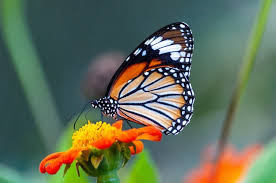
#> input picture imginfo/pic.jpg, 276 x 183 px
$ python showimage.py ../imginfo/pic.jpg
#> lines starting #> are read from the running program, lines starting #| are printed output that depends on the picture; after the words box and inside, x2 and y2 are one past the last pixel; in counts of white or black regions, pixels touching at a corner belong together
import cv2
from PIL import Image
from PIL import ExifTags
import argparse
import numpy as np
from pathlib import Path

parser = argparse.ArgumentParser(
    description="Show image in a window"
)

parser.add_argument(
    "image",
    help="Path to image file"
)

args = parser.parse_args()

image_path = Path(args.image)

if not image_path.exists():
    print("File does not exist")

elif not image_path.is_file():
    print("Path is not a file")

else:
    print("File exists")

    image = cv2.imread(str(image_path))
#> image is the input picture: shape (183, 276, 3); mean B, G, R 89.8, 109.4, 97.3

    pil_image = Image.open(image_path)

    if image is None:
        print("File is not a valid image")

    else:
        print("Image loaded successfully")

        height, width = image.shape[:2]
#> height = 183; width = 276

        if image.ndim == 3:
            channels = image.shape[2]
#> channels = 3
        else:
            channels = 1

        aspect_ratio = width / height
#> aspect_ratio = 1.51

        bytes_per_channel = image.itemsize
#> bytes_per_channel = 1
        bytes_per_pixel = bytes_per_channel * channels
#> bytes_per_pixel = 3

        is_color = image.ndim == 3
#> is_color = True

        min_value = image.min()
#> min_value = 0
        max_value = image.max()
#> max_value = 255
        mean_value = image.mean()
#> mean_value = 98.84

        image_format = pil_image.format
#> image_format = 'JPEG'
        image_mode = pil_image.mode
#> image_mode = 'RGB'

        file_size = image_path.stat().st_size

        if file_size < 1024:
            file_size_text = f"{file_size} B"
        elif file_size < 1024 * 1024:
            file_size_text = f"{file_size / 1024:.2f} KB"
        else:
            file_size_text = f"{file_size / (1024 * 1024):.2f} MB"

        extension = image_path.suffix

        absolute_path = image_path.resolve()

        frame_count = getattr(pil_image, "n_frames", 1)
#> frame_count = 1

        exif = pil_image.getexif()

        camera_model = "Unknown"
        capture_date = "Unknown"

        if exif:

            for tag_id, value in exif.items():

                tag = ExifTags.TAGS.get(tag_id, tag_id)

                if tag == "Model":
                    camera_model = value

                elif tag == "DateTime":
                    capture_date = value

        max_image_width = 900
        max_image_height = 700

        scale = min(
            max_image_width / width,
            max_image_height / height,
            1.0
        )
#> scale = 1

        display_image = cv2.resize(
            image,
            None,
            fx=scale,
            fy=scale
        )

        display_height, display_width = display_image.shape[:2]
#> display_height = 183; display_width = 276

        info_width = 420

        line_height = 30
        info_lines = 16

        required_height = 80 + info_lines * line_height

        canvas_height = max(
            display_height,
            required_height
        )
#> canvas_height = 560

        canvas = np.zeros(
            (
                canvas_height,
                display_width + info_width,
                3
            ),
            dtype=np.uint8
        )

        canvas[
            0:display_height,
            info_width:info_width + display_width
        ] = display_image
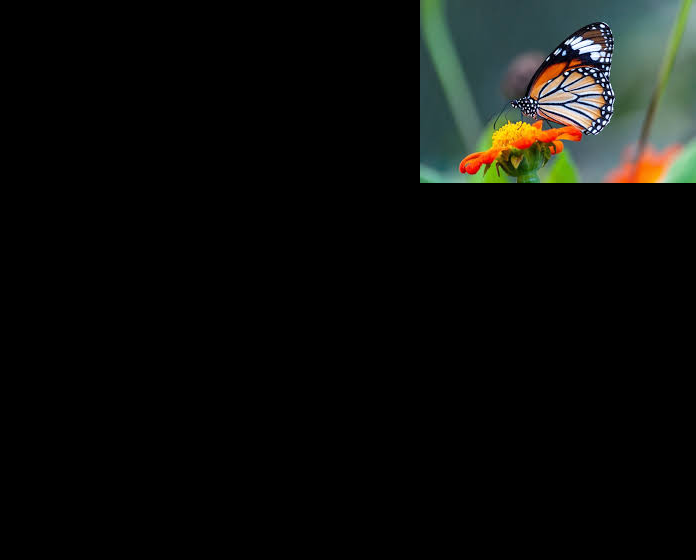
#> canvas: shape (560, 696, 3); mean B, G, R 11.6, 14.2, 12.6

        cv2.line(
            canvas,
            (info_width, 0),
            (info_width, canvas_height),
            (120, 120, 120),
            2
        )

        text_x = 20
        text_y = 40

        label_x = 20
        value_x = 240

        cv2.putText(
            canvas,
            "Image Information",
            (text_x, text_y),
            cv2.FONT_HERSHEY_SIMPLEX,
            0.8,
            (255, 255, 255),
            2
        )

        cv2.line(
            canvas,
            (10, 55),
            (info_width - 10, 55),
            (120, 120, 120),
            1
        )

        text_y += line_height * 2

        cv2.putText(
            canvas,
            "IMAGE",
            (20, text_y),
            cv2.FONT_HERSHEY_SIMPLEX,
            0.7,
            (0, 255, 255),
            2
        )

        text_y += 12

        cv2.line(
            canvas,
            (20, text_y),
            (info_width - 20, text_y),
            (80, 80, 80),
            1
        )

        text_y += line_height

        cv2.putText(
            canvas,
            "Shape",
            (label_x, text_y),
            cv2.FONT_HERSHEY_SIMPLEX,
            0.55,
            (255, 255, 255),
            1
        )
#> canvas: shape (560, 696, 3); mean B, G, R 13.4, 16.3, 14.8

        cv2.putText(
            canvas,
            str(image.shape),
            (value_x, text_y),
            cv2.FONT_HERSHEY_SIMPLEX,
            0.55,
            (0, 255, 0),
            1
        )
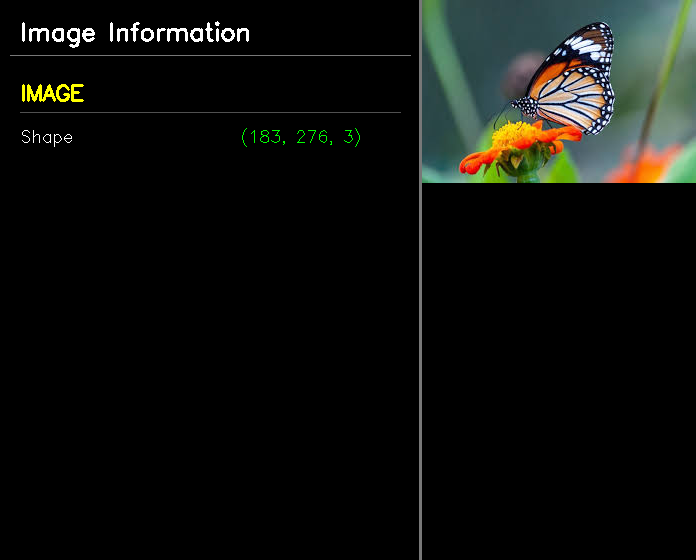
#> canvas: shape (560, 696, 3); mean B, G, R 13.4, 16.4, 14.8

        text_y += line_height

        cv2.putText(
            canvas,
            "Height",
            (label_x, text_y),
            cv2.FONT_HERSHEY_SIMPLEX,
            0.55,
            (255, 255, 255),
            1
        )
#> canvas: shape (560, 696, 3); 0.04% of pixels changed, all inside (x1, y1, x2, y2) = (22, 160, 74, 177)

        cv2.putText(
            canvas,
            str(height),
            (value_x, text_y),
            cv2.FONT_HERSHEY_SIMPLEX,
            0.55,
            (0, 255, 0),
            1
        )

        text_y += line_height

        cv2.putText(
            canvas,
            "Width",
            (label_x, text_y),
            cv2.FONT_HERSHEY_SIMPLEX,
            0.55,
            (255, 255, 255),
            1
        )
#> canvas: shape (560, 696, 3); mean B, G, R 13.6, 16.7, 14.9

        cv2.putText(
            canvas,
            str(width),
            (value_x, text_y),
            cv2.FONT_HERSHEY_SIMPLEX,
            0.55,
            (0, 255, 0),
            1
        )
#> canvas: shape (560, 696, 3); mean B, G, R 13.6, 16.7, 14.9

        text_y += line_height

        cv2.putText(
            canvas,
            "Channels",
            (label_x, text_y),
            cv2.FONT_HERSHEY_SIMPLEX,
            0.55,
            (255, 255, 255),
            1
        )

        cv2.putText(
            canvas,
            str(channels),
            (value_x, text_y),
            cv2.FONT_HERSHEY_SIMPLEX,
            0.55,
            (0, 255, 0),
            1
        )
#> canvas: shape (560, 696, 3); mean B, G, R 13.7, 16.9, 15

        text_y += line_height

        cv2.putText(
            canvas,
            "Dimensions",
            (label_x, text_y),
            cv2.FONT_HERSHEY_SIMPLEX,
            0.55,
            (255, 255, 255),
            1
        )

        cv2.putText(
            canvas,
            str(image.ndim),
            (value_x, text_y),
            cv2.FONT_HERSHEY_SIMPLEX,
            0.55,
            (0, 255, 0),
            1
        )
#> canvas: shape (560, 696, 3); mean B, G, R 13.8, 17, 15.2

        text_y += line_height

        cv2.putText(
            canvas,
            "MEMORY",
            (20, text_y),
            cv2.FONT_HERSHEY_SIMPLEX,
            0.7,
            (255, 255, 0),
            2
        )

        text_y += 12

        cv2.line(
            canvas,
            (20, text_y),
            (info_width - 20, text_y),
            (80, 80, 80),
            1
        )

        text_y += line_height

        cv2.putText(
            canvas,
            "Data type",
            (label_x, text_y),
            cv2.FONT_HERSHEY_SIMPLEX,
            0.55,
            (255, 255, 255),
            1
        )

        cv2.putText(
            canvas,
            str(image.dtype),
            (value_x, text_y),
            cv2.FONT_HERSHEY_SIMPLEX,
            0.55,
            (0, 255, 0),
            1
        )
#> canvas: shape (560, 696, 3); mean B, G, R 14.5, 17.8, 15.4

        text_y += line_height

        cv2.putText(
            canvas,
            "Elements",
            (label_x, text_y),
            cv2.FONT_HERSHEY_SIMPLEX,
            0.55,
            (255, 255, 255),
            1
        )

        cv2.putText(
            canvas,
            str(image.size),
            (value_x, text_y),
            cv2.FONT_HERSHEY_SIMPLEX,
            0.55,
            (0, 255, 0),
            1
        )
#> canvas: shape (560, 696, 3); mean B, G, R 14.7, 18, 15.5

        text_y += line_height

        cv2.putText(
            canvas,
            "Memory",
            (label_x, text_y),
            cv2.FONT_HERSHEY_SIMPLEX,
            0.55,
            (255, 255, 255),
            1
        )

        cv2.putText(
            canvas,
            f"{image.nbytes} bytes",
            (value_x, text_y),
            cv2.FONT_HERSHEY_SIMPLEX,
            0.55,
            (0, 255, 0),
            1
        )

        text_y += line_height

        cv2.putText(
            canvas,
            "File size",
            (label_x, text_y),
            cv2.FONT_HERSHEY_SIMPLEX,
            0.55,
            (255, 255, 255),
            1
        )

        cv2.putText(
            canvas,
            file_size_text,
            (value_x, text_y),
            cv2.FONT_HERSHEY_SIMPLEX,
            0.55,
            (0, 255, 0),
            1
        )

        text_y += line_height

        cv2.putText(
            canvas,
            "Aspect ratio",
            (label_x, text_y),
            cv2.FONT_HERSHEY_SIMPLEX,
            0.55,
            (255, 255, 255),
            1
        )

        cv2.putText(
            canvas,
            f"{aspect_ratio:.2f}",
            (value_x, text_y),
            cv2.FONT_HERSHEY_SIMPLEX,
            0.55,
            (0, 255, 0),
            1
        )
#> canvas: shape (560, 696, 3); mean B, G, R 15, 18.7, 15.9

        text_y += line_height

        cv2.putText(
            canvas,
            "Bytes/pixel",
            (label_x, text_y),
            cv2.FONT_HERSHEY_SIMPLEX,
            0.55,
            (255, 255, 255),
            1
        )

        cv2.putText(
            canvas,
            str(bytes_per_pixel),
            (value_x, text_y),
            cv2.FONT_HERSHEY_SIMPLEX,
            0.55,
            (0, 255, 0),
            1
        )
#> canvas: shape (560, 696, 3); mean B, G, R 15.2, 18.9, 16

        text_y += line_height

        cv2.putText(
            canvas,
            "STATISTICS",
            (20, text_y),
            cv2.FONT_HERSHEY_SIMPLEX,
            0.7,
            (0, 255, 0),
            2
        )

        text_y += 12

        cv2.line(
            canvas,
            (20, text_y),
            (info_width - 20, text_y),
            (80, 80, 80),
            1
        )

        text_y += line_height

        cv2.putText(
            canvas,
            "Color image",
            (label_x, text_y),
            cv2.FONT_HERSHEY_SIMPLEX,
            0.55,
            (255, 255, 255),
            1
        )

        cv2.putText(
            canvas,
            str(is_color),
            (value_x, text_y),
            cv2.FONT_HERSHEY_SIMPLEX,
            0.55,
            (0, 255, 0),
            1
        )
#> canvas: shape (560, 696, 3); mean B, G, R 15.4, 19.8, 16.3

        text_y += line_height

        cv2.putText(
            canvas,
            "Min value",
            (label_x, text_y),
            cv2.FONT_HERSHEY_SIMPLEX,
            0.55,
            (255, 255, 255),
            1
        )

        cv2.putText(
            canvas,
            str(min_value),
            (value_x, text_y),
            cv2.FONT_HERSHEY_SIMPLEX,
            0.55,
            (0, 255, 0),
            1
        )

        text_y += line_height

        cv2.putText(
            canvas,
            "Max value",
            (label_x, text_y),
            cv2.FONT_HERSHEY_SIMPLEX,
            0.55,
            (255, 255, 255),
            1
        )

        cv2.putText(
            canvas,
            str(max_value),
            (value_x, text_y),
            cv2.FONT_HERSHEY_SIMPLEX,
            0.55,
            (0, 255, 0),
            1
        )

        text_y += line_height

        cv2.putText(
            canvas,
            "Mean value",
            (label_x, text_y),
            cv2.FONT_HERSHEY_SIMPLEX,
            0.55,
            (255, 255, 255),
            1
        )

        cv2.putText(
            canvas,
            f"{mean_value:.2f}",
            (value_x, text_y),
            cv2.FONT_HERSHEY_SIMPLEX,
            0.55,
            (0, 255, 0),
            1
        )

        text_y += line_height

        cv2.putText(
            canvas,
            "PILLOW",
            (20, text_y),
            cv2.FONT_HERSHEY_SIMPLEX,
            0.7,
            (255, 0, 255),
            2
        )

        text_y += 12

        cv2.line(
            canvas,
            (20, text_y),
            (info_width - 20, text_y),
            (80, 80, 80),
            1
        )

        text_y += line_height

        cv2.putText(
            canvas,
            "Format",
            (label_x, text_y),
            cv2.FONT_HERSHEY_SIMPLEX,
            0.55,
            (255, 255, 255),
            1
        )

        cv2.putText(
            canvas,
            str(image_format),
            (value_x, text_y),
            cv2.FONT_HERSHEY_SIMPLEX,
            0.55,
            (0, 255, 0),
            1
        )

        text_y += line_height

        cv2.putText(
            canvas,
            "Mode",
            (label_x, text_y),
            cv2.FONT_HERSHEY_SIMPLEX,
            0.55,
            (255, 255, 255),
            1
        )

        cv2.putText(
            canvas,
            str(image_mode),
            (value_x, text_y),
            cv2.FONT_HERSHEY_SIMPLEX,
            0.55,
            (0, 255, 0),
            1
        )

        text_y += line_height

        cv2.putText(
            canvas,
            "Extension",
            (label_x, text_y),
            cv2.FONT_HERSHEY_SIMPLEX,
            0.55,
            (255, 255, 255),
            1
        )

        cv2.putText(
            canvas,
            extension,
            (value_x, text_y),
            cv2.FONT_HERSHEY_SIMPLEX,
            0.55,
            (0, 255, 0),
            1
        )

        text_y += line_height

        cv2.putText(
            canvas,
            "Frames",
            (label_x, text_y),
            cv2.FONT_HERSHEY_SIMPLEX,
            0.55,
            (255, 255, 255),
            1
        )

        cv2.putText(
            canvas,
            str(frame_count),
            (value_x, text_y),
            cv2.FONT_HERSHEY_SIMPLEX,
            0.55,
            (0, 255, 0),
            1
        )

        text_y += line_height

        cv2.putText(
            canvas,
            "Camera",
            (label_x, text_y),
            cv2.FONT_HERSHEY_SIMPLEX,
            0.55,
            (255, 255, 255),
            1
        )

        cv2.putText(
            canvas,
            str(camera_model),
            (value_x, text_y),
            cv2.FONT_HERSHEY_SIMPLEX,
            0.55,
            (0, 255, 0),
            1
        )

        text_y += line_height

        cv2.putText(
            canvas,
            "Date",
            (label_x, text_y),
            cv2.FONT_HERSHEY_SIMPLEX,
            0.55,
            (255, 255, 255),
            1
        )

        cv2.putText(
            canvas,
            str(capture_date),
            (value_x, text_y),
            cv2.FONT_HERSHEY_SIMPLEX,
            0.55,
            (0, 255, 0),
            1
        )

        text_y += line_height

        cv2.putText(
            canvas,
            "PIXEL",
            (20, text_y),
            cv2.FONT_HERSHEY_SIMPLEX,
            0.7,
            (255, 128, 0),
            2
        )

        text_y += 12

        cv2.line(
            canvas,
            (20, text_y),
            (info_width - 20, text_y),
            (80, 80, 80),
            1
        )

        text_y += line_height

        cv2.putText(
            canvas,
            "Array type",
            (label_x, text_y),
            cv2.FONT_HERSHEY_SIMPLEX,
            0.55,
            (255, 255, 255),
            1
        )

        cv2.putText(
            canvas,
            type(image).__name__,
            (value_x, text_y),
            cv2.FONT_HERSHEY_SIMPLEX,
            0.55,
            (0, 255, 0),
            1
        )

        text_y += line_height

        b, g, r = image[0, 0]
#> b = 74; g = 112; r = 76

        cv2.putText(
            canvas,
            "Pixel [0,0]",
            (label_x, text_y),
            cv2.FONT_HERSHEY_SIMPLEX,
            0.55,
            (255, 255, 255),
            1
        )

        cv2.putText(
            canvas,
            f"B={b} G={g} R={r}",
            (value_x, text_y),
            cv2.FONT_HERSHEY_SIMPLEX,
            0.55,
            (0, 255, 0),
            1
        )

        cv2.putText(
            canvas,
            "Press any key to exit",
            (20, canvas_height - 20),
            cv2.FONT_HERSHEY_SIMPLEX,
            0.5,
            (180, 180, 180),
            1
        )
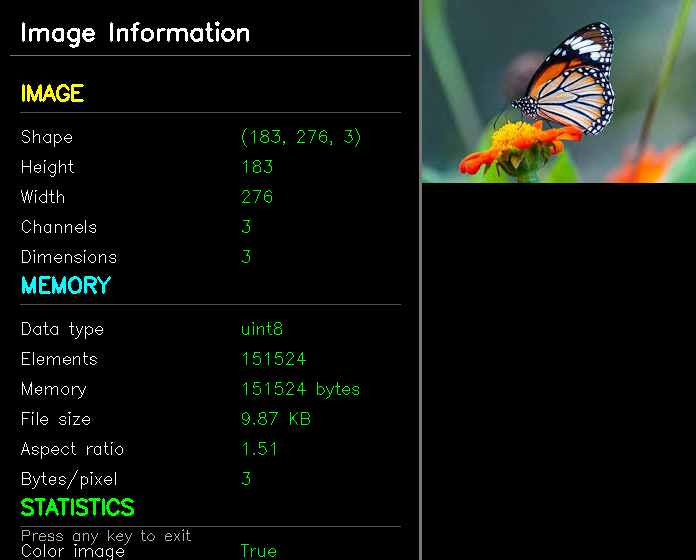
#> canvas: shape (560, 696, 3); mean B, G, R 15.6, 19.9, 16.4

        cv2.namedWindow(
            "Show Image",
            cv2.WINDOW_NORMAL
        )

        cv2.imshow(
            "Show Image",
            canvas
        )

        cv2.waitKey(0)

        cv2.destroyAllWindows()
